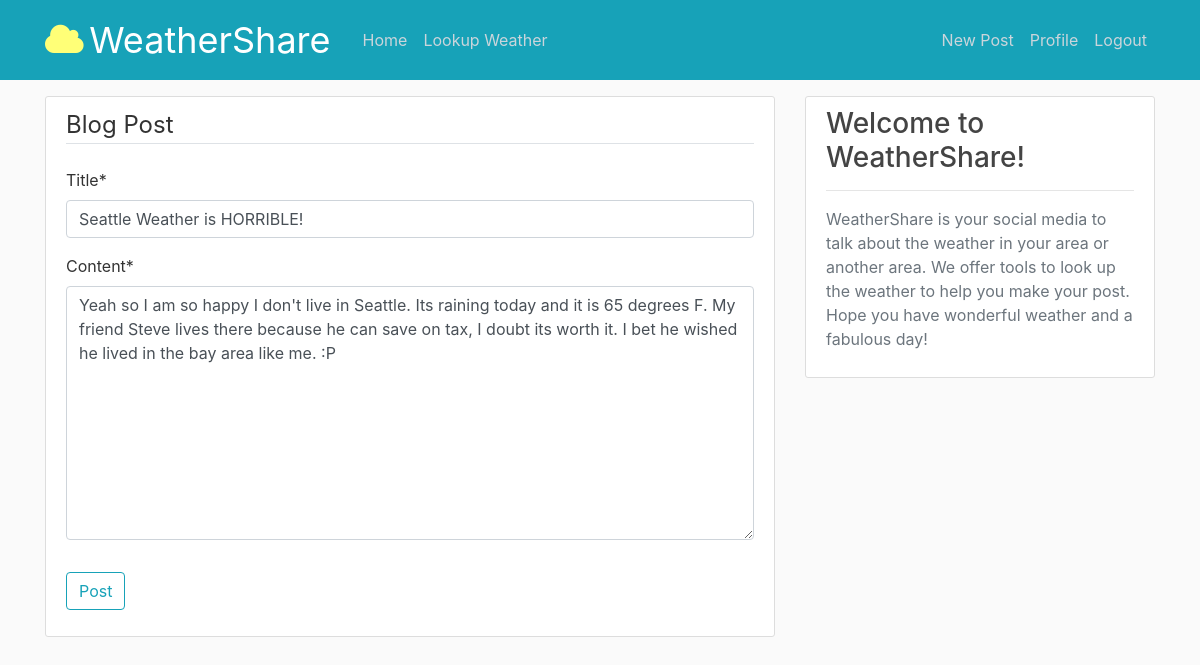
Screenshot of /post/32/update/ (signed in) with the database file from the repository.
### blog/models.py (models this page shows, shortened)
class Post(models.Model):
    title = models.CharField(max_length=100)
    content = models.TextField()
    date_posted = models.DateTimeField(default=timezone.now)
    author = models.ForeignKey(User, on_delete=models.CASCADE)

### blog/views.py (the view, shortened to what this page needs)
# urls.py: path('post/<int:pk>/update/', PostUpdateView.as_view(), name='post-update'),
class PostUpdateView(LoginRequiredMixin, UserPassesTestMixin, UpdateView):
    model = Post
    fields = ['title', 'content']
    def test_func(self):
        post = self.get_object()
        if self.request.user == post.author:
            return True
        return False

### blog/templates/blog/post_form.html (shortened to what this page needs)
{% extends "blog/base.html" %}
{% load crispy_forms_tags %}
{% block content %}
    <div class="content-section">
        <form method="POST">
            <fieldset class="form-group">
                <legend class="border-bottom mb-4">Blog Post</legend>
                {{ form|crispy }}
            </fieldset>
            <div class="form-group">
                <button class="btn btn-outline-info" type="submit">Post</button>
            </div>
        </form>
    </div>
{% endblock content %}

### blog/static/blog/main.css (style rules this page uses)
body { background: #fafafa; color: #333333; margin-top: 6rem; }
.content-section { background: #ffffff; padding: 10px 20px; border: 1px solid #dddddd; border-radius: 3px; margin-bottom: 20px; }

### rows the page displays
Post: title "Seattle Weather is HORRIBLE!", content "Yeah so I am so happy I don't live in Seattle. Its raining today and it is 65 degrees F. My friend Steve lives there because he can save on tax, I doubt its worth it. I bet he wished he lived in the bay area like me. :P"
